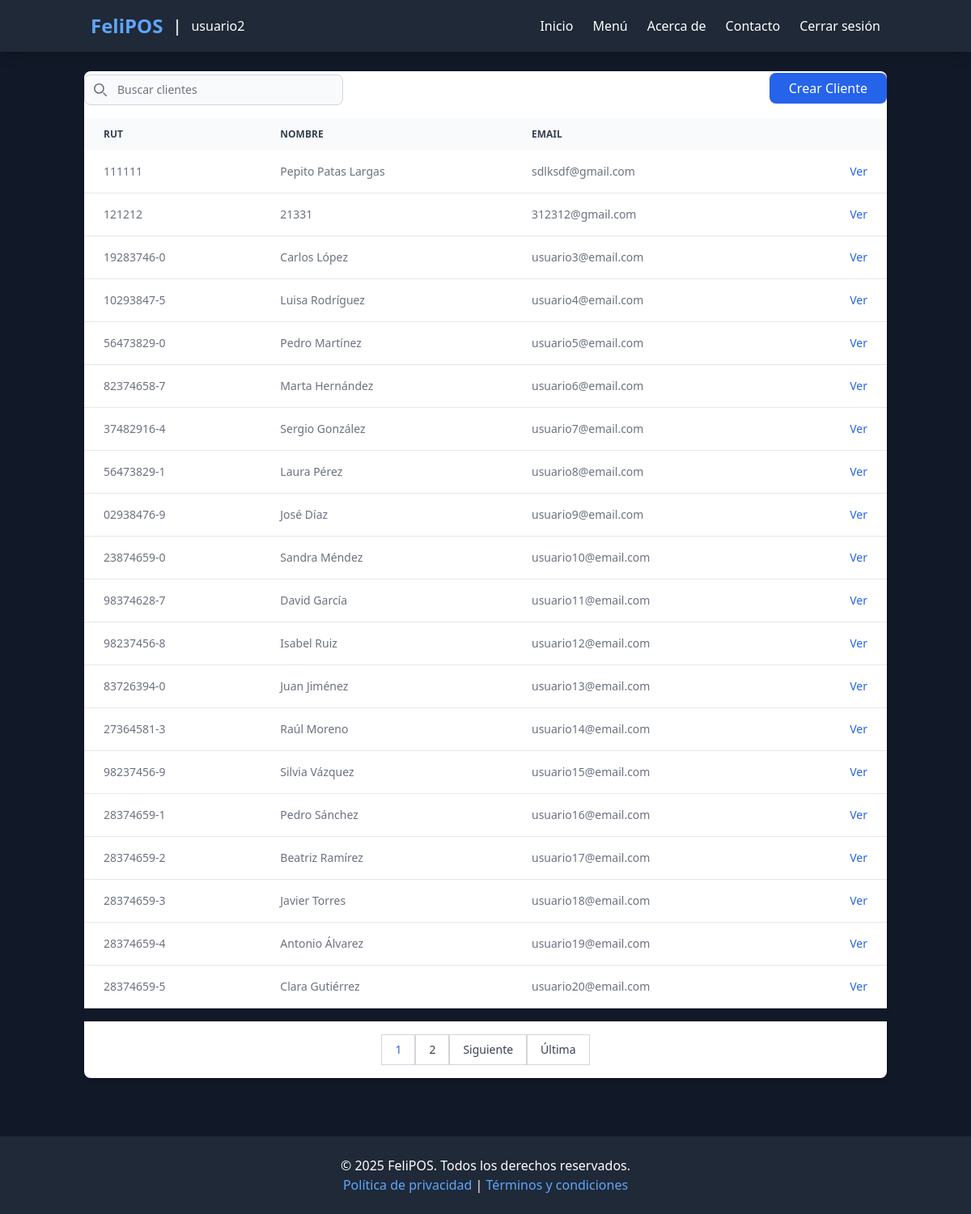
Screenshot of /clientes/ (signed in) with the database file from the repository.
### punto_venta/models.py (models this page shows, shortened)
class Cliente(models.Model):
    user = models.OneToOneField(User, on_delete=models.CASCADE, null=True, blank=True)  # Relación con User
    rut = models.CharField(max_length=20)
    nombre = models.CharField(max_length=100)
    email = models.EmailField(blank=True, null=True)
    telefono = models.CharField(blank=True, null=True, max_length=15)
    direccion = models.TextField(blank=True, null=True)

### punto_venta/views.py (the view)
# urls.py: path('clientes/', views.clientes_list, name='clientes_list'),
def clientes_list(request):
    search_query = request.GET.get('search', '')  # Obtener el término de búsqueda
    clientes = Cliente.objects.all()
    if search_query:
        clientes = clientes.filter(
            Q(rut__icontains=search_query) |
            Q(nombre__icontains=search_query) |
            Q(email__icontains=search_query)
        )
    paginator = Paginator(clientes, 20)  # Mostrar 20 clientes por página
    page_number = request.GET.get('page')
    page_obj = paginator.get_page(page_number)
    response = render(request, "cliente/cliente_list.html", {"page_obj": page_obj})
    response['Cache-Control'] = 'no-store'  # Evitar caché
    return response

### punto_venta/templates/cliente/cliente_list.html (shortened to what this page needs)
{% extends 'base.html' %}
{% load static tailwind_tags %}
{% block content %}
<div class="relative overflow-x-auto shadow-md sm:rounded-lg">
    <div class="pb-4 bg-white dark:bg-gray-900">
        <div class="flex justify-between items-center">
            <div class="relative mt-1">
                <div class="absolute inset-y-0 rtl:inset-r-0 start-0 flex items-center ps-3 pointer-events-none">
                </div>
                <form method="get" action="{% url 'clientes_list' %}" autocomplete="off">
                    <input type="text" name="search" value="{{ search_query }}" id="table-search" class="block pt-2 ps-10 text-sm text-gray-900 border border-gray-300 rounded-lg w-80 bg-gray-50 focus:ring-blue-500 focus:border-blue-500 dark:bg-gray-700 dark:border-gray-600 dark:placeholder-gray-400 dark:text-white dark:focus:ring-blue-500 dark:focus:border-blue-500" placeholder="Buscar clientes">
                </form>
            </div>
            <div>
                <a href="{% url 'cliente_create' %}" class="px-6 py-2 bg-blue-600 text-white rounded-lg hover:bg-blue-700 transition-all duration-300">Crear Cliente</a>
            </div>
        </div>
    </div>
    <div class="flex flex-col min-h-[400px]">
        <div class="flex-1 overflow-x-auto">
            <table class="min-w-full table-auto border-collapse text-sm text-left text-gray-500 dark:text-gray-400">
                <thead class="text-xs text-gray-700 uppercase bg-gray-50 dark:bg-gray-700 dark:text-gray-400">
                    <tr>
                        <th class="px-6 py-3">RUT</th>
                        <th class="px-6 py-3">Nombre</th>
                        <th class="px-6 py-3">Email</th>
                        <th class="px-6 py-3"></th>
                    </tr>
                </thead>
                <tbody>
                    {% for cliente in page_obj %}
                        <tr class="bg-white border-b dark:bg-gray-800 dark:border-gray-700 hover:bg-gray-50 dark:hover:bg-gray-600">
                            <td class="px-6 py-4">{{ cliente.rut }}</td>
                            <td class="px-6 py-4">{{ cliente.nombre }}</td>
                            <td class="px-6 py-4">{{ cliente.email }}</td>
                            <td class="px-6 py-4 text-right">
                                <a href="{% url 'cliente_detail' cliente.id %}" class="font-medium text-blue-600 dark:text-blue-500 hover:underline">Ver</a>
                            </td>
                        </tr>
                    {% endfor %}
                </tbody>
            </table>
        </div>
        <div class="mt-4 flex justify-center items-center py-4 bg-white dark:bg-gray-900">
            <div class="flex items-center space-x-2">
                {% for i in page_obj.paginator.page_range %}
                    {% if page_obj.number == i %}
                        <a href="#" class="px-4 py-2 text-sm font-medium text-blue-600 bg-blue-100 border border-gray-300 hover:bg-blue-200 dark:text-white dark:bg-blue-600 dark:border-gray-600">
                            {{ i }}
                        </a>
                    {% else %}
                        <a href="?page={{ i }}&search={{ search_query }}" class="px-4 py-2 text-sm font-medium text-gray-700 bg-white border border-gray-300 hover:bg-gray-100 dark:text-gray-400 dark:bg-gray-700 dark:border-gray-600 dark:hover:bg-gray-600">
                            {{ i }}
                        </a>
                    {% endif %}
                {% endfor %}
                {% if page_obj.has_next %}
                    <a href="?page={{ page_obj.next_page_number }}&search={{ search_query }}" class="px-4 py-2 text-sm font-medium text-gray-700 bg-white border border-gray-300 hover:bg-gray-100 dark:text-gray-400 dark:bg-gray-700 dark:border-gray-600 dark:hover:bg-gray-600">
                        Siguiente
                    </a>
                    <a href="?page={{ page_obj.paginator.num_pages }}&search={{ search_query }}" class="px-4 py-2 text-sm font-medium text-gray-700 bg-white border border-gray-300 rounded-r-lg hover:bg-gray-100 dark:text-gray-400 dark:bg-gray-700 dark:border-gray-600 dark:hover:bg-gray-600">
                        Última
                    </a>
                {% endif %}
            </div>
        </div>
    </div>
</div>
{% endblock %}

### punto_venta/templates/base.html (shortened to what this page needs)
{% load static tailwind_tags %}
<!DOCTYPE html>
<html lang="es">
<head>
    {% tailwind_css %}
</head>
<body class="bg-gray-900 text-white flex flex-col min-h-screen">
<header class="bg-gray-800 py-4 shadow-lg">
    <div class="container mx-auto flex justify-between items-center px-6">
        <div class="flex items-center space-x-3">
            <a href="/" class="text-2xl font-bold text-blue-400 hover:text-blue-500 transition duration-300">FeliPOS</a>
            {% if user.is_authenticated %}
            <span class="text-xl font-semibold text-gray-300">|</span>
                <p class="text-white">{{ user.username }}</p>
            {% endif %}
        </div>
        <nav>
            <ul class="flex space-x-6">
                <li><a href="/" class="hover:text-blue-400 transition duration-300">Inicio</a></li>
                {% if user.is_authenticated %}
                    <li><a href="/menu/" class="hover:text-blue-400 transition duration-300">Menú</a></li>
                    <li><a href="/about/" class="hover:text-blue-400 transition duration-300">Acerca de</a></li>
                    <li><a href="/contact/" class="hover:text-blue-400 transition duration-300">Contacto</a></li>
                    <li><a href="{% url 'logout' %}" class="hover:text-blue-400 transition duration-300">Cerrar sesión</a></li>
                {% else %}
                    <li><a href="/about/" class="hover:text-blue-400 transition duration-300">Acerca de</a></li>
                    <li><a href="/contact/" class="hover:text-blue-400 transition duration-300">Contacto</a></li>
                    <li><a href="{% url 'login' %}" class="hover:text-blue-400 transition duration-300">Iniciar sesión</a></li>
                {% endif %}
            </ul>
        </nav>
    </div>
</header>
    <main class="flex-grow container mx-auto py-6 px-4">
        {% block content %}{% endblock %}
    </main>
    <footer class="bg-gray-800 py-6 mt-12">
        <div class="container mx-auto text-center">
            <p>&copy; 2025 FeliPOS. Todos los derechos reservados.</p>
            <p><a href="/privacy/" class="text-blue-400 hover:underline">Política de privacidad</a> | <a href="/terms/" class="text-blue-400 hover:underline">Términos y condiciones</a></p>
        </div>
    </footer>
</body>
</html>

### rows the page displays
Cliente: rut "111111", nombre "Pepito Patas Largas", email "sdlksdf@gmail.com"
Cliente: rut "121212", nombre "21331", email "312312@gmail.com"
Cliente: rut "19283746-0", nombre "Carlos López", email "usuario3@email.com"
Cliente: rut "10293847-5", nombre "Luisa Rodríguez", email "usuario4@email.com"
Cliente: rut "56473829-0", nombre "Pedro Martínez", email "usuario5@email.com"
Cliente: rut "82374658-7", nombre "Marta Hernández", email "usuario6@email.com"
Cliente: rut "37482916-4", nombre "Sergio González", email "usuario7@email.com"
Cliente: rut "56473829-1", nombre "Laura Pérez", email "usuario8@email.com"
Cliente: rut "02938476-9", nombre "José Díaz", email "usuario9@email.com"
Cliente: rut "23874659-0", nombre "Sandra Méndez", email "usuario10@email.com"
Cliente: rut "98374628-7", nombre "David García", email "usuario11@email.com"
Cliente: rut "98237456-8", nombre "Isabel Ruiz", email "usuario12@email.com"
Cliente: rut "83726394-0", nombre "Juan Jiménez", email "usuario13@email.com"
Cliente: rut "27364581-3", nombre "Raúl Moreno", email "usuario14@email.com"
Cliente: rut "98237456-9", nombre "Silvia Vázquez", email "usuario15@email.com"
Cliente: rut "28374659-1", nombre "Pedro Sánchez", email "usuario16@email.com"
Cliente: rut "28374659-2", nombre "Beatriz Ramírez", email "usuario17@email.com"
Cliente: rut "28374659-3", nombre "Javier Torres", email "usuario18@email.com"
Cliente: rut "28374659-4", nombre "Antonio Álvarez", email "usuario19@email.com"
Cliente: rut "28374659-5", nombre "Clara Gutiérrez", email "usuario20@email.com"

### other values shown
{{ user.username }} "usuario2"
{{ i }} "1"
{{ i }} "2"
